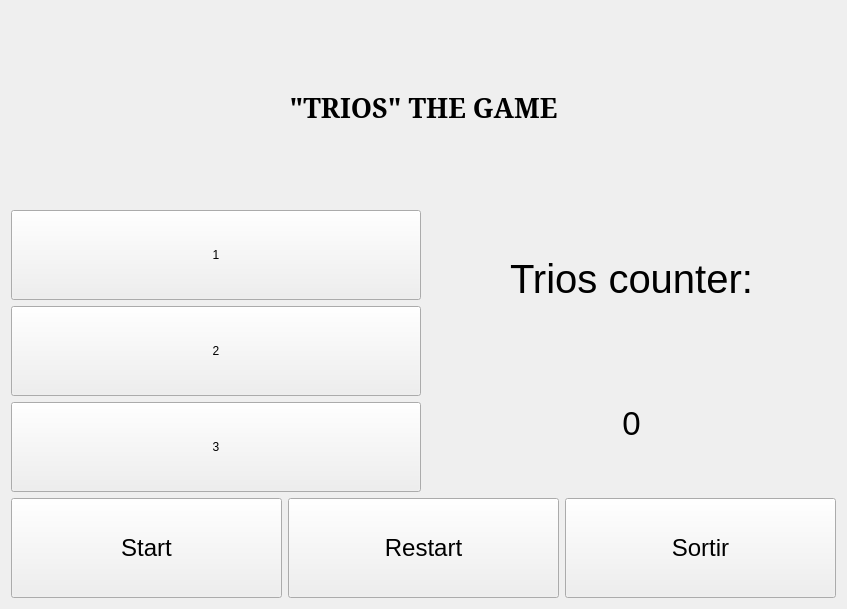
<?xml version="1.0" encoding="UTF-8"?>
<ui version="4.0">
 <class>MyForm</class>
 <widget class="QWidget" name="MyForm">
  <property name="enabled">
   <bool>true</bool>
  </property>
  <property name="geometry">
   <rect>
    <x>0</x>
    <y>0</y>
    <width>847</width>
    <height>609</height>
   </rect>
  </property>
  <property name="windowTitle">
   <string>Atzar</string>
  </property>
  <layout class="QGridLayout" name="gridLayout">
   <item row="4" column="0">
    <layout class="QHBoxLayout" name="horizontalLayout">
     <item>
      <widget class="MyQPushButton" name="pushButton_4">
       <property name="minimumSize">
        <size>
         <width>0</width>
         <height>100</height>
        </size>
       </property>
       <property name="font">
        <font>
         <pointsize>18</pointsize>
        </font>
       </property>
       <property name="text">
        <string>Start</string>
       </property>
      </widget>
     </item>
     <item>
      <widget class="MyQPushButton" name="pushButton_5">
       <property name="minimumSize">
        <size>
         <width>0</width>
         <height>100</height>
        </size>
       </property>
       <property name="font">
        <font>
         <pointsize>18</pointsize>
        </font>
       </property>
       <property name="text">
        <string>Restart</string>
       </property>
      </widget>
     </item>
     <item>
      <widget class="MyQPushButton" name="pushButton_6">
       <property name="minimumSize">
        <size>
         <width>10</width>
         <height>100</height>
        </size>
       </property>
       <property name="font">
        <font>
         <pointsize>18</pointsize>
        </font>
       </property>
       <property name="text">
        <string>Sortir</string>
       </property>
      </widget>
     </item>
    </layout>
   </item>
   <item row="0" column="0">
    <widget class="QLabel" name="label">
     <property name="font">
      <font>
       <family>Serif</family>
       <pointsize>20</pointsize>
       <weight>75</weight>
       <italic>false</italic>
       <bold>true</bold>
      </font>
     </property>
     <property name="text">
      <string>&quot;TRIOS&quot; THE GAME</string>
     </property>
     <property name="alignment">
      <set>Qt::AlignCenter</set>
     </property>
    </widget>
   </item>
   <item row="1" column="0">
    <layout class="QHBoxLayout" name="horizontalLayout_2">
     <item>
      <layout class="QVBoxLayout" name="verticalLayout">
       <item>
        <widget class="MyQPushButton" name="pushButton">
         <property name="minimumSize">
          <size>
           <width>160</width>
           <height>90</height>
          </size>
         </property>
         <property name="text">
          <string>1</string>
         </property>
        </widget>
       </item>
       <item>
        <widget class="MyQPushButton" name="pushButton_2">
         <property name="minimumSize">
          <size>
           <width>160</width>
           <height>90</height>
          </size>
         </property>
         <property name="text">
          <string>2</string>
         </property>
        </widget>
       </item>
       <item>
        <widget class="MyQPushButton" name="pushButton_3">
         <property name="minimumSize">
          <size>
           <width>160</width>
           <height>90</height>
          </size>
         </property>
         <property name="text">
          <string>3</string>
         </property>
        </widget>
       </item>
      </layout>
     </item>
     <item>
      <layout class="QVBoxLayout" name="verticalLayout_2">
       <item>
        <widget class="QLabel" name="label_2">
         <property name="font">
          <font>
           <pointsize>30</pointsize>
          </font>
         </property>
         <property name="text">
          <string>Trios counter:</string>
         </property>
         <property name="alignment">
          <set>Qt::AlignCenter</set>
         </property>
        </widget>
       </item>
       <item>
        <widget class="QLabel" name="label_3">
         <property name="font">
          <font>
           <pointsize>25</pointsize>
          </font>
         </property>
         <property name="text">
          <string>0</string>
         </property>
         <property name="alignment">
          <set>Qt::AlignCenter</set>
         </property>
        </widget>
       </item>
      </layout>
     </item>
    </layout>
   </item>
  </layout>
 </widget>
 <customwidgets>
  <customwidget>
   <class>MyQPushButton</class>
   <extends>QPushButton</extends>
   <header location="global">MyQPushButton.h</header>
   <slots>
    <slot>assignarRand()</slot>
    <slot>incrementarTrios(int)</slot>
   </slots>
  </customwidget>
 </customwidgets>
 <resources/>
 <connections>
  <connection>
   <sender>pushButton_4</sender>
   <signal>clicked()</signal>
   <receiver>pushButton</receiver>
   <slot>repaint()</slot>
   <hints>
    <hint type="sourcelabel">
     <x>145</x>
     <y>526</y>
    </hint>
    <hint type="destinationlabel">
     <x>407</x>
     <y>219</y>
    </hint>
   </hints>
  </connection>
  <connection>
   <sender>pushButton_2</sender>
   <signal>clicked()</signal>
   <receiver>pushButton_2</receiver>
   <slot>assignarRand()</slot>
   <hints>
    <hint type="sourcelabel">
     <x>410</x>
     <y>283</y>
    </hint>
    <hint type="destinationlabel">
     <x>418</x>
     <y>318</y>
    </hint>
   </hints>
  </connection>
  <connection>
   <sender>pushButton_3</sender>
   <signal>clicked()</signal>
   <receiver>pushButton_3</receiver>
   <slot>assignarRand()</slot>
   <hints>
    <hint type="sourcelabel">
     <x>412</x>
     <y>384</y>
    </hint>
    <hint type="destinationlabel">
     <x>418</x>
     <y>412</y>
    </hint>
   </hints>
  </connection>
  <connection>
   <sender>pushButton_6</sender>
   <signal>clicked()</signal>
   <receiver>MyForm</receiver>
   <slot>close()</slot>
   <hints>
    <hint type="sourcelabel">
     <x>796</x>
     <y>551</y>
    </hint>
    <hint type="destinationlabel">
     <x>747</x>
     <y>594</y>
    </hint>
   </hints>
  </connection>
  <connection>
   <sender>pushButton_4</sender>
   <signal>clicked()</signal>
   <receiver>pushButton_2</receiver>
   <slot>repaint()</slot>
   <hints>
    <hint type="sourcelabel">
     <x>75</x>
     <y>523</y>
    </hint>
    <hint type="destinationlabel">
     <x>72</x>
     <y>315</y>
    </hint>
   </hints>
  </connection>
  <connection>
   <sender>pushButton_4</sender>
   <signal>clicked()</signal>
   <receiver>pushButton_3</receiver>
   <slot>repaint()</slot>
   <hints>
    <hint type="sourcelabel">
     <x>148</x>
     <y>497</y>
    </hint>
    <hint type="destinationlabel">
     <x>170</x>
     <y>413</y>
    </hint>
   </hints>
  </connection>
  <connection>
   <sender>pushButton</sender>
   <signal>clicked()</signal>
   <receiver>pushButton</receiver>
   <slot>assignarRand()</slot>
   <hints>
    <hint type="sourcelabel">
     <x>371</x>
     <y>175</y>
    </hint>
    <hint type="destinationlabel">
     <x>405</x>
     <y>229</y>
    </hint>
   </hints>
  </connection>
 </connections>
</ui>
